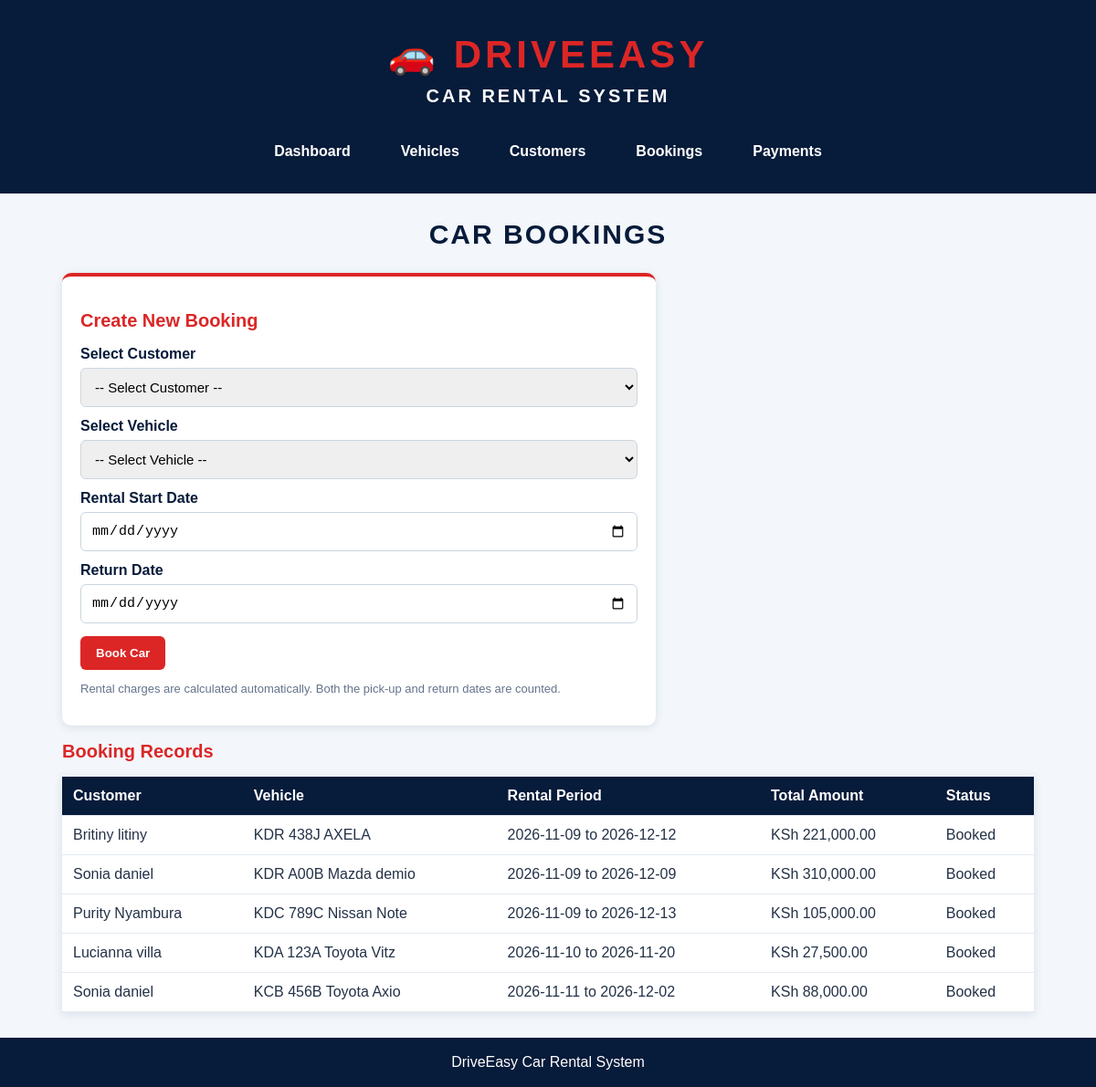
The page /bookings.php on the database its author committed.
### tables this page shows
CREATE TABLE `bookings` (
  `id` int(11) NOT NULL,
  `customer_id` int(11) NOT NULL,
  `vehicle_id` int(11) NOT NULL,
  `start_date` date NOT NULL,
  `end_date` date NOT NULL,
  `total_amount` decimal(10,2) NOT NULL,
  `booking_status` enum('Booked','Completed','Cancelled') DEFAULT 'Booked',
  `created_at` timestamp NOT NULL DEFAULT current_timestamp()
);

CREATE TABLE `customers` (
  `id` int(11) NOT NULL,
  `full_name` varchar(100) NOT NULL,
  `phone` varchar(30) NOT NULL,
  `email` varchar(100) DEFAULT NULL,
  `created_at` timestamp NOT NULL DEFAULT current_timestamp()
);

CREATE TABLE `vehicles` (
  `id` int(11) NOT NULL,
  `registration_no` varchar(30) NOT NULL,
  `make_model` varchar(100) NOT NULL,
  `daily_rate` decimal(10,2) NOT NULL,
  `status` enum('Available','Unavailable') DEFAULT 'Available'
);

### bookings.php (the view, shortened to what this page needs)
<?php
require 'db.php';
$list = $conn->query(
    "SELECT b.*, c.full_name,
            v.registration_no, v.make_model
     FROM bookings b
     JOIN customers c ON b.customer_id = c.id
     JOIN vehicles v ON b.vehicle_id = v.id
     ORDER BY b.id DESC"
);
require 'header.php';
?>
<h1>Car Bookings</h1>
<form method="POST">
    <h2>Create New Booking</h2>
    <label>Select Customer</label>
    <select name="customer_id" required>
        <option value="">-- Select Customer --</option>
    </select>
    <label>Select Vehicle</label>
    <select name="vehicle_id" required>
        <option value="">-- Select Vehicle --</option>
    </select>
    <label>Rental Start Date</label>
    <input type="date"
           name="start_date"
           min="<?= date('Y-m-d') ?>"
           required>
    <label>Return Date</label>
    <input type="date"
           name="end_date"
           min="<?= date('Y-m-d') ?>"
           required>
    <button type="submit">Book Car</button>
    <p class="small">
        Rental charges are calculated automatically.
        Both the pick-up and return dates are counted.
    </p>
</form>
<h2>Booking Records</h2>
<table>
<tr>
    <th>Customer</th>
    <th>Vehicle</th>
    <th>Rental Period</th>
    <th>Total Amount</th>
    <th>Status</th>
</tr>
<?php while ($b = $list->fetch_assoc()): ?>
<tr>
    <td><?= htmlspecialchars($b['full_name']) ?></td>
    <td>
        <?= htmlspecialchars(
            $b['registration_no'] . ' ' . $b['make_model']
        ) ?>
    </td>
    <td>
        <?= htmlspecialchars(
            $b['start_date'] . ' to ' . $b['end_date']
        ) ?>
    </td>
    <td>
        KSh <?= number_format($b['total_amount'], 2) ?>
    </td>
    <td><?= htmlspecialchars($b['booking_status']) ?></td>
</tr>
<?php endwhile; ?>
</table>
<?php require 'footer.php'; ?>

### header.php (shortened to what this page needs)
<!DOCTYPE html>
<html lang="en">
<head>
    <link rel="stylesheet" href="style.css">
</head>
<body>
<header class="topbar">
    <div class="brand">
        🚗 DriveEasy
        <span>Car Rental System</span>
    </div>
    <nav>
        <a href="index.php">Dashboard</a>
        <a href="vehicles.php">Vehicles</a>
        <a href="customers.php">Customers</a>
        <a href="bookings.php">Bookings</a>
        <a href="payments.php">Payments</a>
    </nav>
</header>
<main class="container">

### footer.php
</main>
<footer>
    DriveEasy Car Rental System
</footer>
</body>
</html>

### style.css (style rules this page uses)
* { box-sizing: border-box; }
body { margin: 0; font-family: Arial, sans-serif; background: #f3f7fb; color: #243247; }
.topbar { background: #071b3a; color: white; padding: 25px 5%; display: flex; flex-direction: column; justify-content: center; align-items: center; text-align: center; gap: 18px; }
.brand { font-size: 42px; font-weight: 900; text-align: center; width: 100%; color: #dc2626; letter-spacing: 4px; text-transform: uppercase; padding: 10px 0; }
.brand span { display: block; font-size: 20px; font-weight: bold; color: white; letter-spacing: 3px; margin-top: 10px; text-transform: uppercase; }
nav { display: flex; justify-content: center; align-items: center; gap: 15px; flex-wrap: wrap; }
nav a { color: white; text-decoration: none; padding: 12px 20px; border-radius: 6px; font-weight: bold; transition: 0.3s; }
.container { max-width: 1100px; margin: 28px auto; padding: 0 18px; min-height: 75vh; }
h1 { color: #071b3a; font-size: 30px; font-weight: 900; text-align: center; text-transform: uppercase; letter-spacing: 2px; margin-bottom: 25px; }
h2 { color: #dc2626; font-size: 20px; font-weight: bold; }
form { background: white; padding: 20px; border-radius: 10px; box-shadow: 0 2px 10px #173b5d20; margin: 16px 0; max-width: 650px; border-top: 4px solid #dc2626; }
label { display: block; font-weight: bold; margin: 12px 0 6px; color: #071b3a; }
input, select { width: 100%; padding: 11px; border: 1px solid #cbd5df; border-radius: 6px; font-size: 15px; }
button, .btn { display: inline-block; background: #dc2626; color: white; border: none; padding: 11px 17px; border-radius: 6px; text-decoration: none; cursor: pointer; margin-top: 14px; font-weight: bold; }
table { width: 100%; border-collapse: collapse; background: white; margin: 16px 0; box-shadow: 0 2px 10px #173b5d20; }
th, td { text-align: left; padding: 12px; border-bottom: 1px solid #e4eaf0; }
th { background: #071b3a; color: white; }
.small { color: #64748b; font-size: 13px; }
footer { text-align: center; padding: 18px; background: #071b3a; color: white; margin-top: 25px; }

### rows shown on the page
bookings: customer.full_name "Britiny litiny", vehicle.make_model "KDR 438J AXELA", start_date+end_date "2026-11-09 to 2026-12-12", total_amount "221,000.00", booking_status "Booked"
bookings: customer.full_name "Sonia daniel", vehicle.make_model "KDR A00B Mazda demio", start_date+end_date "2026-11-09 to 2026-12-09", total_amount "310,000.00", booking_status "Booked"
bookings: customer.full_name "Purity Nyambura", vehicle.make_model "KDC 789C Nissan Note", start_date+end_date "2026-11-09 to 2026-12-13", total_amount "105,000.00", booking_status "Booked"
bookings: customer.full_name "Lucianna villa", vehicle.make_model "KDA 123A Toyota Vitz", start_date+end_date "2026-11-10 to 2026-11-20", total_amount "27,500.00", booking_status "Booked"
bookings: customer.full_name "Sonia daniel", vehicle.make_model "KCB 456B Toyota Axio", start_date+end_date "2026-11-11 to 2026-12-02", total_amount "88,000.00", booking_status "Booked"
